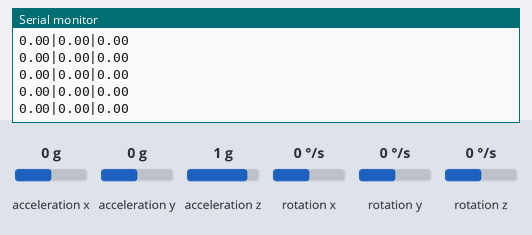
This sketch was run on a simulated Arduino Uno, built with avr-gcc and run on an emulated ATmega328P. Parts: the last lines printed to the serial monitor. The test bench sets the inputs (shaded band); at power-on: acceleration x 0 g, acceleration y 0 g, acceleration z 1 g, rotation z 0 °/s, rotation x 0 °/s, rotation y 0 °/s.

Above: at 2.2 s.
2.3 s: acceleration x set to -1.4 g
At 3.3 s:
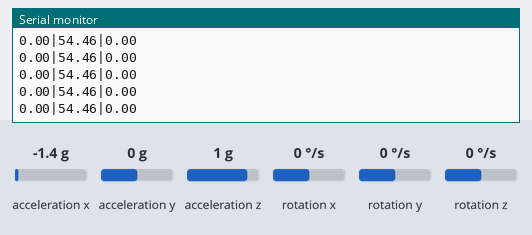
5.3 s: acceleration y set to -1.4 g
At 6.0 s:
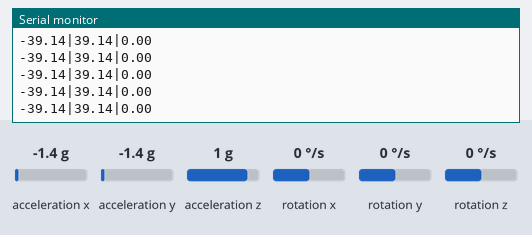
6.8 s: acceleration x set to 0.8 g
At 7.3 s:
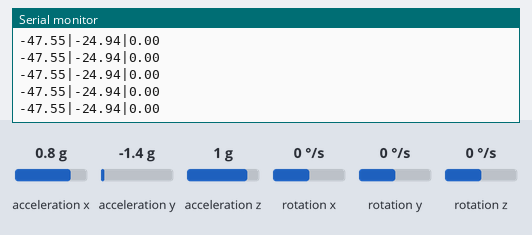
9.8 s: acceleration z set to -1.4 g
At 10.9 s:
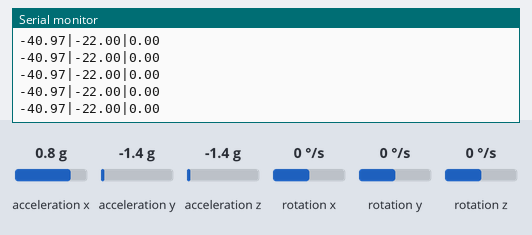
11.3 s: rotation z set to -192 °/s
At 12.4 s:
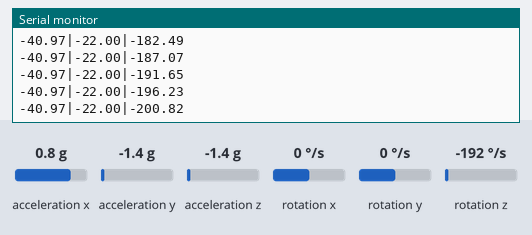
Timing chart, 0 to 13.8 s (numbered marks = the images above; inputs shaded):
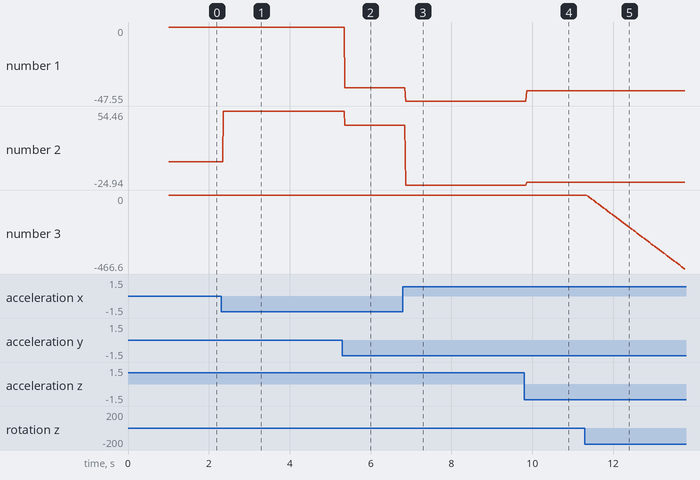

Measured:
- after the input at 2.3 s, the serial monitor: prints a new line after 0.06 s (image 1)
- after the input at 5.3 s, the serial monitor: prints a new line after 0.06 s (image 2)
- after the input at 6.8 s, the serial monitor: prints a new line after 0.06 s (image 3)
- after the input at 9.8 s, the serial monitor: prints a new line after 0.06 s (image 4)
- after the input at 11.3 s, the serial monitor: prints a new line after 0.06 s (image 5)
- plotted number 1: 0 → -39.14 after the input at 5.3 s, -39.14 → -47.55 after the input at 6.8 s, -47.55 → -40.97 after the input at 9.8 s
- plotted number 2: 0 → 54.46 after the input at 2.3 s, 54.46 → 39.14 after the input at 5.3 s, 39.14 → -24.94 after the input at 6.8 s, -24.94 → -22 after the input at 9.8 s
- plotted number 3: 0 → -466.6 after the input at 11.3 s

The sketch:

sensor.ino
```cpp
#include "Wire.h"
#include <MPU6050_light.h>

MPU6050 mpu(Wire);

long timer = 0;

void setup() {
  Serial.begin(9600);
  Wire.begin();

  byte status = mpu.begin(2, 3);
  // stop everything if could not connect to MPU6050
  while(status!=0){ }

  mpu.setFilterGyroCoef(.9);

  // gyro and accelero
  mpu.calcOffsets(true,true);
  Serial.println("Done!\n");

}

void loop() {
  //  Serial.print(map(mpu.getAngleX(), 1000, -1000, 0, 360));
  //  Serial.print(map(mpu.getAngleZ(), -1000, 1000, 0, 360));
  //  Serial.print(map(mpu.getAngleZ(), -1000, 1000, 0, 360));

  mpu.update();
  // X axis
  Serial.print(mpu.getAngleX());
  Serial.print("|");
  // Y axis
  Serial.print(mpu.getAngleY());
  Serial.print("|");
  // Z axis
  Serial.print(mpu.getAngleZ());
  Serial.println("");
  // Serial.write?
  delay(10);
}
```
